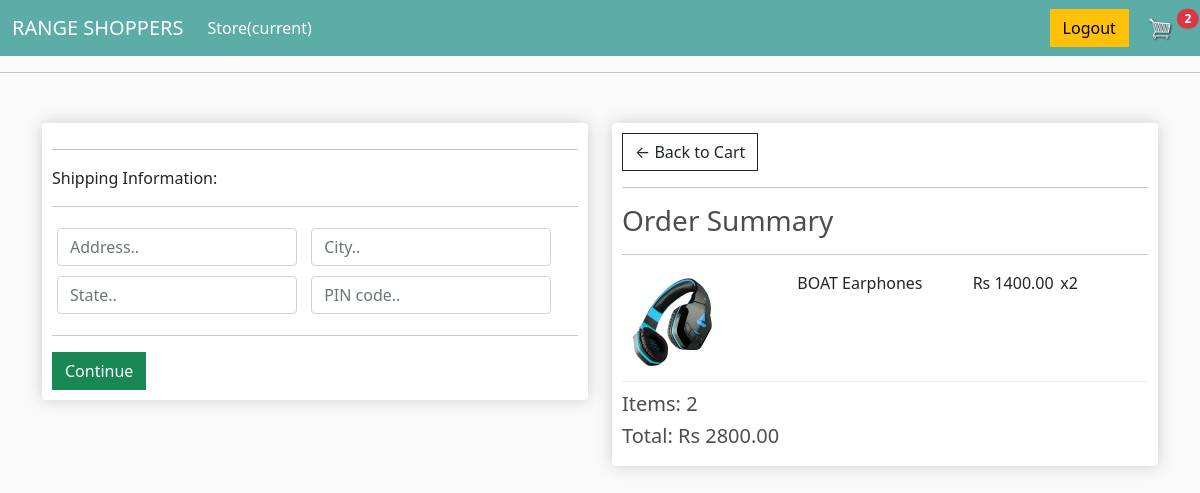
The page /proceed/ (signed in) on the database its author committed.
### onlineshop/models.py (models this page shows, shortened)
class OrderItem(models.Model):
    product=models.ForeignKey(Product,on_delete=models.SET_NULL,null=True)
    order=models.ForeignKey(Order,on_delete=models.SET_NULL,null=True)
    quantity=models.IntegerField(default=0,null=True,blank=True)
    adddate=models.DateTimeField(auto_now_add=True)
    @property
    def get_total(self):
        total=self.product.price * self.quantity
        return total

class Product(models.Model):
    name= models.CharField(max_length=200)
    image=models.ImageField(default="static\images\default-product-img.png")
    price= models.DecimalField(max_digits=10,decimal_places=2)
    digital=models.BooleanField(default=False,null=True,blank=True)

class Order(models.Model):
    customer=models.ForeignKey(Customer,on_delete=models.SET_NULL,null=True,blank=True)
    orderDate=models.DateTimeField(auto_now_add=True)
    completed=models.BooleanField(default=False)
    transaction_id=models.CharField(max_length=100,null=True)
    @property
    def get_cart_total(self):
        orderitems=self.orderitem_set.all()
        total=sum([item.get_total for item in orderitems])
        return total
    @property
    def get_quantity(self):
        orderitems=self.orderitem_set.all()
        total=sum([item.quantity for item in orderitems])
        return total
    @property
    def shipping_check(self):
        shipping=False
        orderitem=self.orderitem_set.all()
        for item in orderitem:
            if item.product.digital==False:
                shipping=True
        return shipping

### onlineshop/views.py (the view)
# urls.py: path('proceed/', proceed, name="proceed"),
def proceed(request):
    data=cartData(request)
    cartItems=data["cartItems"]
    order=data["order"]
    items=data["items"]
    context = {"items":items,"order":order,"cartItems":cartItems,}
    return render(request,'onlineshop/proceed.html',context)

### onlineshop/utils.py (called while the page is built)
def cartData(request):
    if request.user.is_authenticated:
        customer=request.user.customer
        order, created=Order.objects.get_or_create(customer=customer,completed=False)
        items=order.orderitem_set.all()
        cartItems=order.get_quantity
    else:
        cookieData=cookieCart(request)
        cartItems=cookieData["cartItems"]
        order=cookieData["order"]
        items=cookieData["items"]
    return {"cartItems":cartItems ,"order":order, "items":items}

### onlineshop/templates/onlineshop/proceed.html (shortened to what this page needs)
{% extends 'onlineshop/base.html' %}
{% load static %}
{% block content %}
     <div class="row">
          <div class="col-lg-6">
               <div class="box-element" id="form-wrapper">
                    <form id="form">
                         <div id="shipping-info">
                              <hr>
                              <p>Shipping Information:</p>
                              <hr>
                              <div class="form-field">
                                   <input class="form-control" type="text" name="address" placeholder="Address..">
                              </div>
                              <div class="form-field">
                                   <input class="form-control" type="text" name="city" placeholder="City..">
                              </div>
                              <div class="form-field">
                                   <input class="form-control" type="text" name="state" placeholder="State..">
                              </div>
                              <div class="form-field">
                                   <input class="form-control" type="text" name="pincode" placeholder="PIN code..">
                              </div>
                         </div>
                         <hr>
                         <input id="form-button" class="btn btn-success btn-block" type="submit" value="Continue">
                    </form>
               </div>
               <br>
          </div>
          <div class="col-lg-6">
			<div class="box-element">
				<a  class="btn btn-outline-dark" href="{% url 'mycart' %}">&#x2190; Back to Cart</a>
				<hr>
				<h3>Order Summary</h3>
				<hr>
                    {% for item in items %}
                         <div class="cart-row">
                              <div style="flex:2"><img class="row-image" src="{{item.product.image.url}}"></div>
                              <div style="flex:2"><p>{{item.product.name}}</p></div>
                              <div style="flex:1"><p>Rs {{item.product.price|floatformat:2}}</p></div>
                              <div style="flex:1"><p>x{{item.quantity}}</p></div>
                         </div>
                    {% endfor %}
				<h5>Items:   {{order.get_quantity}}</h5>
				<h5>Total:   Rs {{order.get_cart_total|floatformat:2}}</h5>
			</div>
		</div>
     </div>
{% endblock content %}

### static/css/main.css (style rules this page uses)
body { background-color: hsl(0, 0%, 98%); }
h1,h2,h3,h4,h5,h6 { color:hsl(0, 0%, 30%); }
.box-element { box-shadow:hsl(0, 0%, 80%) 0 0 16px; background-color: #fff; border-radius: 4px; padding: 10px; }
.col-lg-4, .col-lg-6, .col-lg-8, .col-lg-12 { margin-top: 10px; }
.btn { border-radius: 0; }
.row-image { width: 100px; }
.form-field { width:250px; display: inline-block; padding: 5px; }
.cart-row { display: flex; align-items: flex-stretch; padding-bottom: 10px; margin-bottom: 10px; border-bottom: 1px solid #ececec; }

### rows shown on the page
OrderItem: product.image (picture), product.name "BOAT Earphones", product.price "1400.00", quantity "2"
Order: get_quantity "2", get_cart_total "2800.00"

### other values the page prints
{{ cartItems }} "2"
